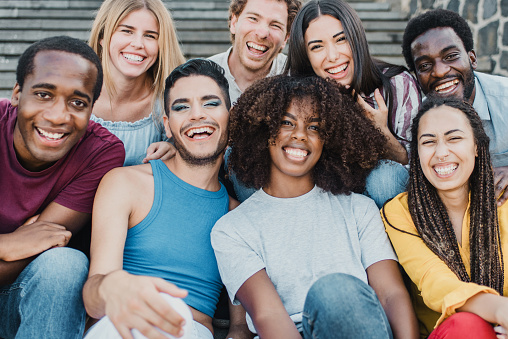
#> input picture FACE_DETECTION/Files/group_image.jpg, 508 x 339 px, found by its file name
$ python Face_Detection_By_Image.py
#> lines starting #> are read from the running program, lines starting #| are printed output that depends on the picture; after the words box and inside, x2 and y2 are one past the last pixel; in counts of white or black regions, pixels touching at a corner belong together
import cv2
import matplotlib.pyplot as plt

img = plt.imread("./group_image.jpg")
#> img is the input picture: shape (339, 508, 3); mean R, G, B 130.1, 122.8, 121.4
print("Shape of image is : ", img.shape)
#| Shape of image is :  (339, 508, 3)
plt.imshow(img)
plt.show()

# Loading model

detector = cv2.CascadeClassifier("./haarcascade_frontalface_default.xml")

# all_faces = detector.detectMultiScale(img)

all_faces = detector.detectMultiScale(img , 1.2 , 5)    # If there are extra rectangles
#> all_faces = [[237, 2, 55, 55], [106, 10, 60, 60], [298, 19, 63, 63], [274, 105, 54, 54], [403, 32, 70, 70], [158, 74, 78, 78], [408, 111, 73, 73], [12, 59, 100, 100]]
print(all_faces)
#| [[237   2  55  55]
#|  [106  10  60  60]
#|  [298  19  63  63]
#|  [274 105  54  54]
#|  [403  32  70  70]
#|  [158  74  78  78]
#|  [408 111  73  73]
#|  [ 12  59 100 100]]
print("Shape of all faces",all_faces.shape)
#| Shape of all faces (8, 4)

# # For 1 face plotting
# x , y, w, h = all_faces[0]
# img = cv2.rectangle(img,(x,y),(x+w,y+h),(0,0,0),2)


# For all the faces

for face in all_faces:
    x,y,w,h = face
    img = cv2.rectangle(img,(x,y),(x+w,y+h),(0,0,0),2)
#> this loop made 8 passes
#> pass 2, `img = cv2.rectangle(img,(x,y),(x+w,y+h),(0,0,0),2)`:
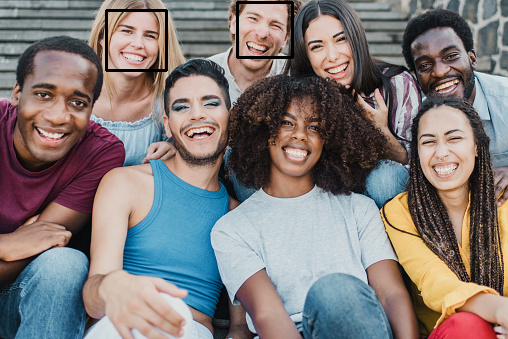
#> img: shape (339, 508, 3); mean R, G, B 128.7, 121.6, 120.3
#> pass 3, `img = cv2.rectangle(img,(x,y),(x+w,y+h),(0,0,0),2)`:
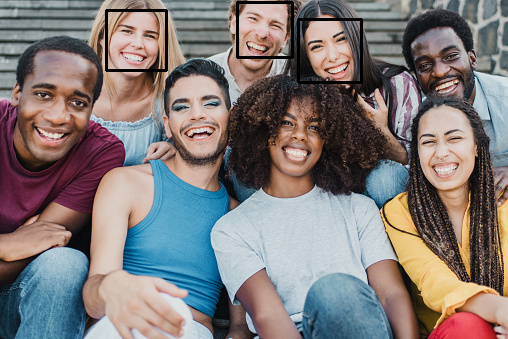
#> img: shape (339, 508, 3); 0.44% of pixels changed, all inside (x1, y1, x2, y2) = (297, 18, 363, 84)
#> after the loop:
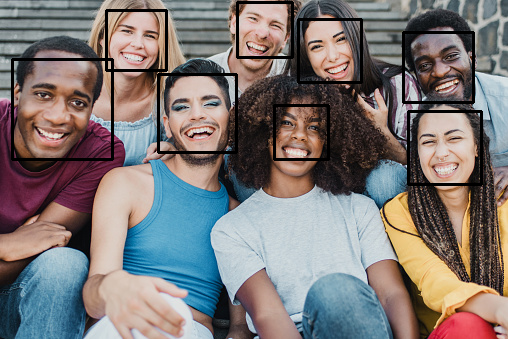
#> img: shape (339, 508, 3); 2.59% of pixels changed, all inside (x1, y1, x2, y2) = (11, 31, 483, 186)


plt.imshow(img)
plt.show()
